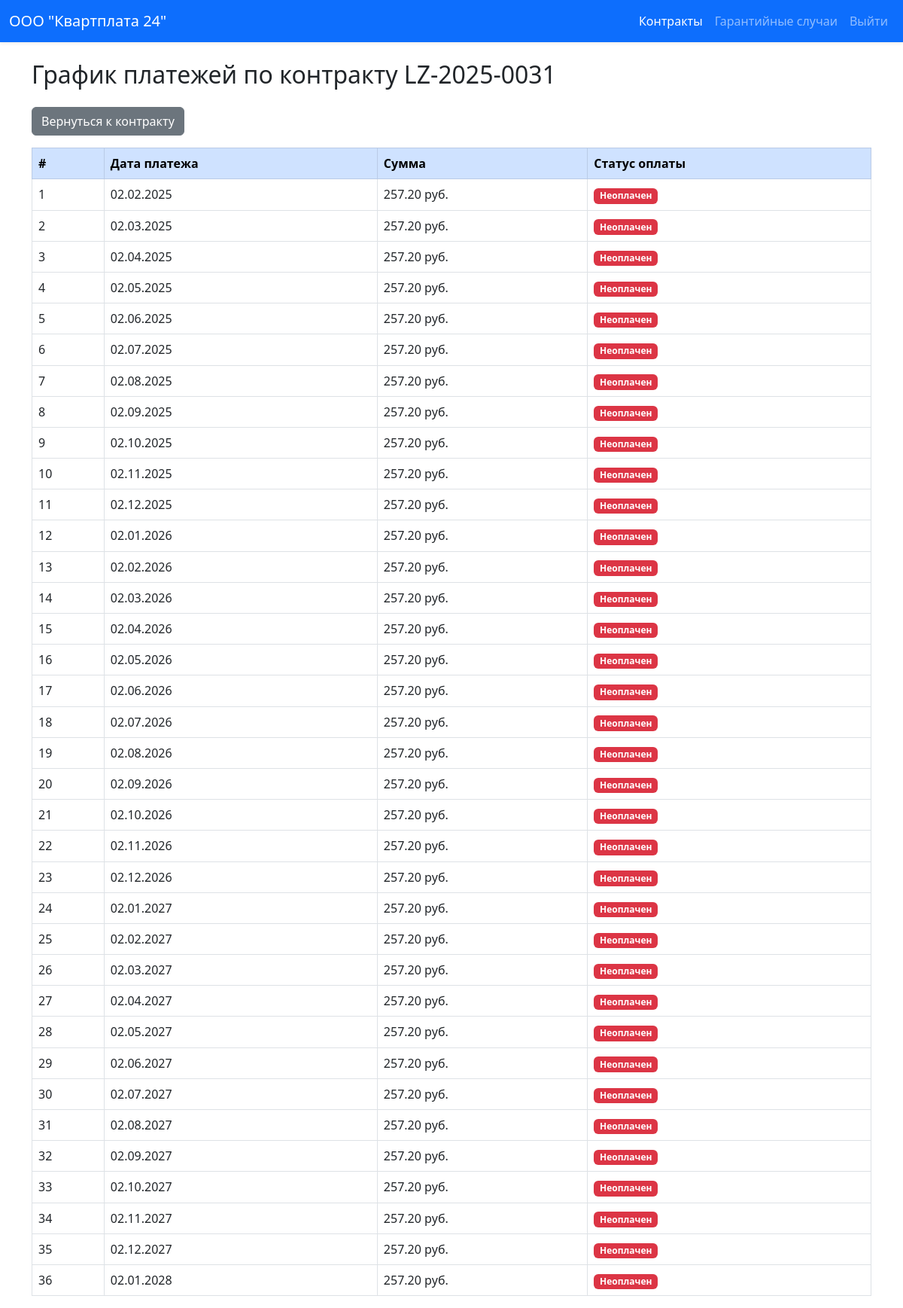
Screenshot of /contract/13/payments/ (signed in) with the database file from the repository.
### leasing/models.py (models this page shows, shortened)
class Profile(models.Model):
    ROLE_CHOICES = [
        ('LR', 'Lessor'),
        ('LE', 'Lessee'),
        ('SE', 'Seller'),
        ('AD', 'Admin')
    ]
    user = models.OneToOneField(
        User,
        related_name='profile',
        on_delete=models.CASCADE
    )
    display_name = models.CharField(
        max_length=200,
        blank=True,
        null=True
    )
    role = models.CharField(
        max_length=2,
        choices=ROLE_CHOICES
    )

class Contract(models.Model):
    lessor = models.ForeignKey(
        User,
        related_name='lessor_contracts',
        on_delete=models.CASCADE
    )
    lessee = models.ForeignKey(
        User,
        related_name='lessee_contracts',
        on_delete=models.CASCADE
    )
    seller = models.ForeignKey(
        User,
        related_name='seller_contracts',
        on_delete=models.CASCADE
    )
    number = models.CharField(max_length=30)
    meter = models.CharField(max_length=20)
    started = models.DateField()
    class Meta:
        ordering = ['-started', '-number']

class Payment(models.Model):
    contract = models.ForeignKey(
        Contract,
        related_name='payments',
        on_delete=models.CASCADE
    )
    amount = models.DecimalField(max_digits=10, decimal_places=2)
    date = models.DateField()
    paid = models.BooleanField(default=False)
    request_paid = models.BooleanField(default=False)
    class Meta:
        ordering = ['date']

### leasing/views.py (the view)
# urls.py: path('contract/<int:pk>/payments/', views.view_payments, name='view_payments'),
@login_required
def view_payments(request, pk):
    is_lessor = False
    if request.user.profile.role == 'LR':
        is_lessor = True
    contract = get_object_or_404(Contract, pk=pk)
    payments = Payment.objects.filter(contract=contract)
    return render(
        request,
        'payment/view.html',
        {
            'payments': payments,
            'is_lessor': is_lessor,
            'company_name': request.user.profile.display_name,
            'section': 'contract',
            'contract': contract,
        }
    )

### leasing/templates/payment/view.html (shortened to what this page needs)
{% extends 'base.html' %}
{% block content %}
	<div class="container mt-4">
        <h2 class="mb-4">График платежей по контракту {{ contract.number }}</h2>
        <div class="mb-3">
            <a href="{% url 'view_contract' contract.id %}" class="btn btn-secondary">Вернуться к контракту</a>
        </div>
        <div class="table-responsive">
            <table class="table table-bordered table-hover">
                <thead class="table-primary">
                    <tr>
                        <th>#</th>
                        <th>Дата платежа</th>
                        <th>Сумма</th>
                        <th>Статус оплаты</th>
                    </tr>
                </thead>
                <tbody>
                    {% for payment in payments %}
                        <tr>
                            <td>{{ forloop.counter }}</td>
                            <td>{{ payment.date|date:"d.m.Y" }}</td>
                            <td>{{ payment.amount }} руб.</td>
                            <td>
                                {% if payment.paid %}
                                    <span class="badge bg-success">Оплачен</span>
                                {% elif payment.request_paid %}
                                    <span class="badge bg-warning text-dark">Запрошено изменение</span>
                                {% elif not payment.paid %}
                                    <span class="badge bg-danger">Неоплачен</span>
                                {% endif %}
                            </td>
                        </tr>
                    {% endfor %}
                </tbody>
            </table>
        </div>
    </div>
{% endblock %}

### leasing/templates/includes/header.html (shortened to what this page needs)
<nav class="navbar navbar-expand-lg navbar-dark bg-primary shadow-sm">
    <div class="container-fluid">
        <a class="navbar-brand" href="#">
            {{ company_name }}
        </a>
        <div class="collapse navbar-collapse" id="navbarNav">
            <ul class="navbar-nav ms-auto">
                <li class="nav-item">
                    <a class="nav-link {% if section == 'contract' %}active{% endif %}" href="{% url 'list_contract' %}">Контракты</a>
                </li>
                <li class="nav-item">
                    <a class="nav-link {% if section == 'warranty' %}active{% endif %}" href="{% url 'list_warranty' %}">Гарантийные случаи</a>
                </li>
                <li class="nav-item">
                    <a class="nav-link" href="{% url 'logout' %}">Выйти</a>
                </li>
            </ul>
        </div>
    </div>
</nav>

### rows the page displays
Profile: display_name "ООО \"Квартплата 24\""
Contract: number "LZ-2025-0031"
Payment: date "02.02.2025", amount "257.20", paid "Неоплачен"
Payment: date "02.03.2025", amount "257.20", paid "Неоплачен"
Payment: date "02.04.2025", amount "257.20", paid "Неоплачен"
Payment: date "02.05.2025", amount "257.20", paid "Неоплачен"
Payment: date "02.06.2025", amount "257.20", paid "Неоплачен"
Payment: date "02.07.2025", amount "257.20", paid "Неоплачен"
Payment: date "02.08.2025", amount "257.20", paid "Неоплачен"
Payment: date "02.09.2025", amount "257.20", paid "Неоплачен"
Payment: date "02.10.2025", amount "257.20", paid "Неоплачен"
Payment: date "02.11.2025", amount "257.20", paid "Неоплачен"
Payment: date "02.12.2025", amount "257.20", paid "Неоплачен"
Payment: date "02.01.2026", amount "257.20", paid "Неоплачен"
Payment: date "02.02.2026", amount "257.20", paid "Неоплачен"
Payment: date "02.03.2026", amount "257.20", paid "Неоплачен"
Payment: date "02.04.2026", amount "257.20", paid "Неоплачен"
Payment: date "02.05.2026", amount "257.20", paid "Неоплачен"
Payment: date "02.06.2026", amount "257.20", paid "Неоплачен"
Payment: date "02.07.2026", amount "257.20", paid "Неоплачен"
Payment: date "02.08.2026", amount "257.20", paid "Неоплачен"
Payment: date "02.09.2026", amount "257.20", paid "Неоплачен"
Payment: date "02.10.2026", amount "257.20", paid "Неоплачен"
Payment: date "02.11.2026", amount "257.20", paid "Неоплачен"
Payment: date "02.12.2026", amount "257.20", paid "Неоплачен"
Payment: date "02.01.2027", amount "257.20", paid "Неоплачен"
Payment: date "02.02.2027", amount "257.20", paid "Неоплачен"
Payment: date "02.03.2027", amount "257.20", paid "Неоплачен"
Payment: date "02.04.2027", amount "257.20", paid "Неоплачен"
Payment: date "02.05.2027", amount "257.20", paid "Неоплачен"
Payment: date "02.06.2027", amount "257.20", paid "Неоплачен"
Payment: date "02.07.2027", amount "257.20", paid "Неоплачен"
Payment: date "02.08.2027", amount "257.20", paid "Неоплачен"
Payment: date "02.09.2027", amount "257.20", paid "Неоплачен"
Payment: date "02.10.2027", amount "257.20", paid "Неоплачен"
Payment: date "02.11.2027", amount "257.20", paid "Неоплачен"
Payment: date "02.12.2027", amount "257.20", paid "Неоплачен"
Payment: date "02.01.2028", amount "257.20", paid "Неоплачен"
